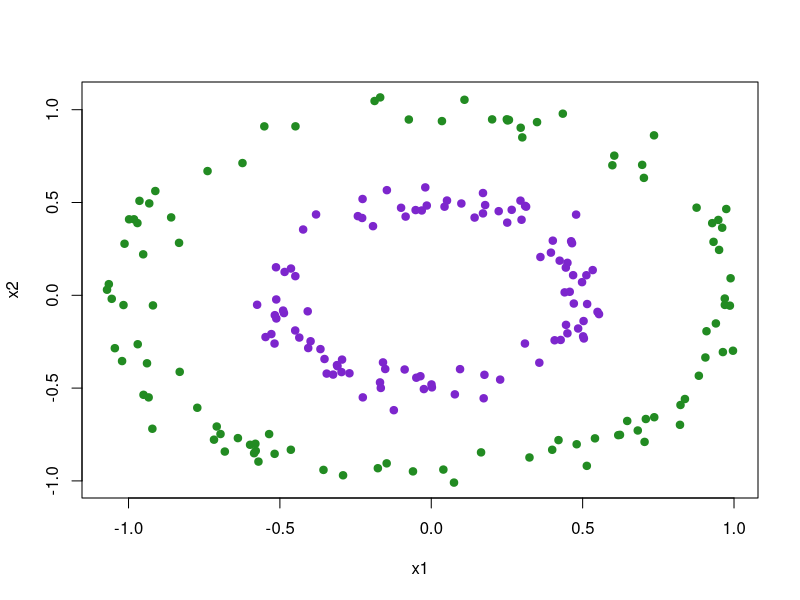
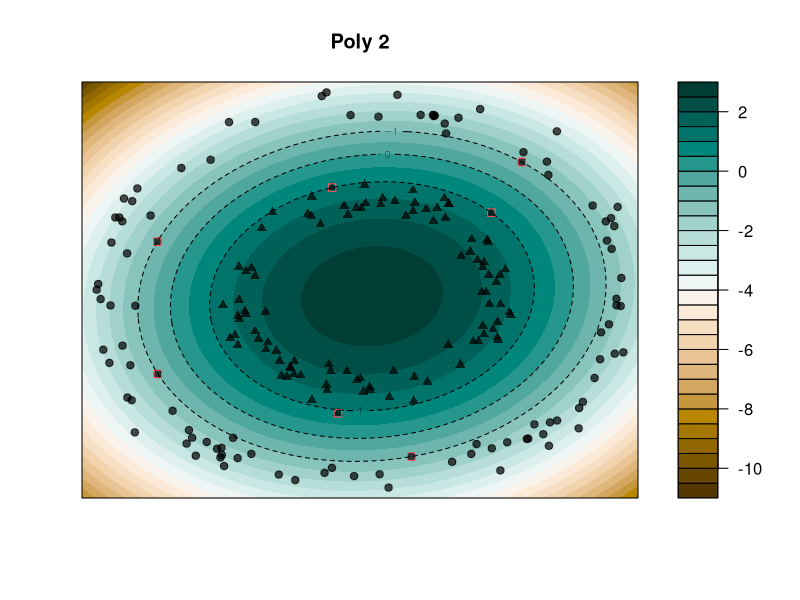
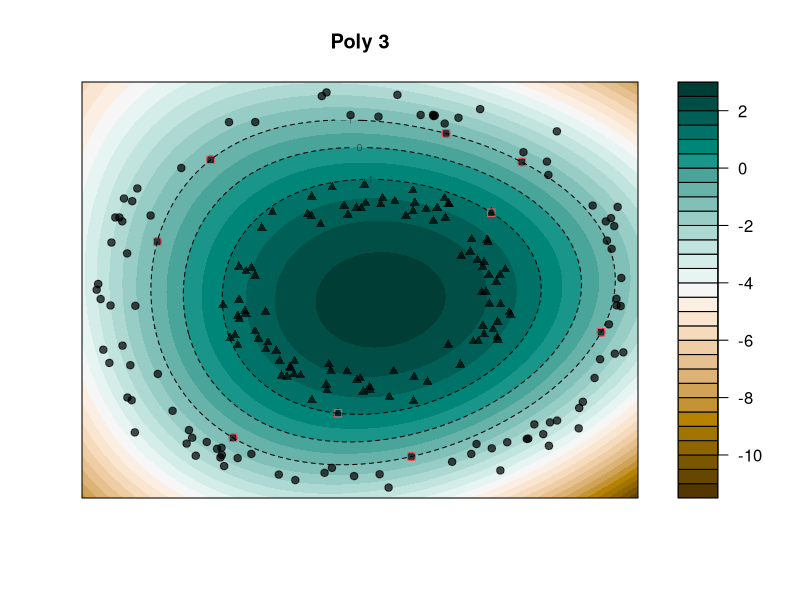
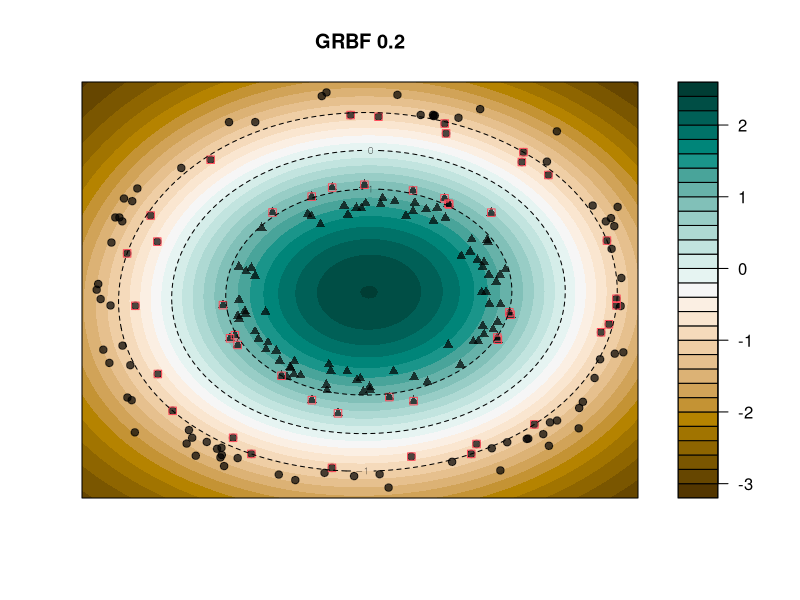
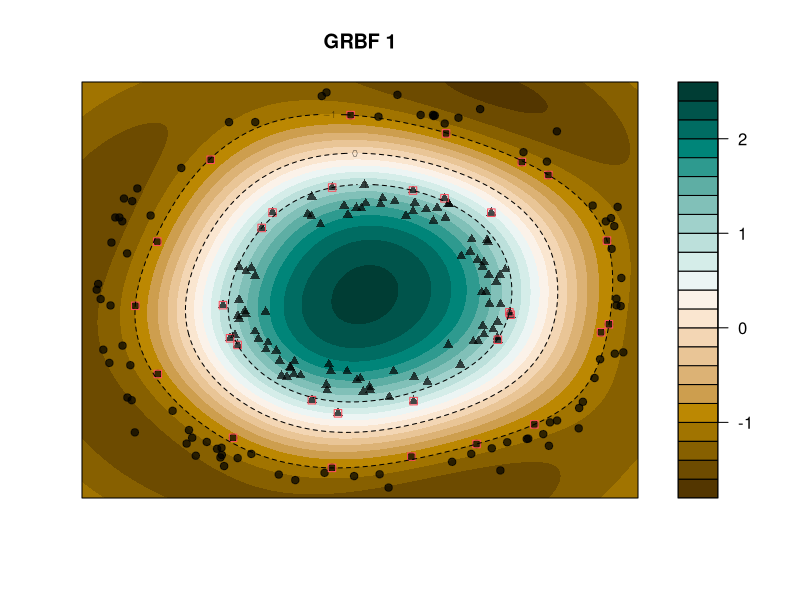

Generate these figures, in order, with R:
library(kernlab)

# generate random points on circles
random_circle <- function(n, r = 1, center = c(0,0), sigma = 0.5, theta = NULL) {
  if ( is.null(theta) ) theta = runif(n, 0, 2*pi)
  x = r*cos(theta) + rnorm(n, center[1], sigma)
  y = r*sin(theta) + rnorm(n, center[2], sigma)
  return( cbind(x, y) )
}

# plot
n <- 100
x <- rbind(random_circle(n, sigma = 0.05),
           random_circle(n, r = 0.5, sigma = 0.05))
colnames(x) <- c("x1", "x2")

colors <- c("forestgreen", "purple3")
class <- rep(1:2, each = n)
plot(x, col = colors[class], pch = 19)



# train different svms ----------------------------------------------
y <- class
x <- scale(x)

# polynomial - degree 2
svm_poly_1 <- ksvm(x, y, type = "C-svc",
                   kernel = "polydot", kpar = list(degree = 2))

# polynomial - degree 3
svm_poly_2 <- ksvm(x, y, type = "C-svc",
                   kernel = "polydot", kpar = list(degree = 3))

# GRBF - sigma 0.2
svm_grbf_1 <- ksvm(x, y, type = "C-svc",
                   kernel = "rbfdot", kpar = list(sigma = 0.2))

# GRBF - sigma 1
svm_grbf_2 <- ksvm(x, y, type = "C-svc",
                   kernel = "rbfdot", kpar = list(sigma = 1))


# plot decision boundaries ------------------------------------------
plot_svm <- function(svm, x, grid_lenght = 100, 
                     pal = function(n) hcl.colors(n, palette = "BrBg"),
                     pch = c(19, 17),   # class points
                     level = c(-1, 0, 1), 
                     show_support_vectors = TRUE, ...) 
{
  x <- as.matrix(x)
  y <- svm@ymatrix
  
  # set ranges for contour plot and crate grid of values
  r1 <- range(x[,1]) + c(-0.1, 0.1)
  r2 <- range(x[,2]) + c(-0.1, 0.1)
  xx <- seq(r1[1], r1[2], length = grid_lenght)
  yy <- seq(r2[1], r2[2], length = grid_lenght)
  grid <- expand.grid(xx, yy)
  
  # obtain values of the SVM classifier over grid values
  pred <- predict(svm, newdata = grid, type = "decision")
  
  # produce contour plot
  z <- matrix(pred, nrow = grid_lenght)
  filled.contour(xx, yy, z, color.palette = pal,
                 plot.axes = {
                   points(x, col = adjustcolor("black", 0.7), pch = pch[y])
                   if ( show_support_vectors ) points(svm@xmatrix[[1]][,1], svm@xmatrix[[1]][,2], 
                                                      col = "#ff4d5c", pch = 0, cex = 1)
                   contour(xx, yy, z = z, 
                           levels = level, add = TRUE, lty = 2, col = "black")
                 }, ...)
}


plot_svm(svm_poly_1, x, main = "Poly 2")
plot_svm(svm_poly_2, x, main = "Poly 3")
plot_svm(svm_grbf_1, x, main = "GRBF 0.2")
plot_svm(svm_grbf_2, x, main = "GRBF 1")
